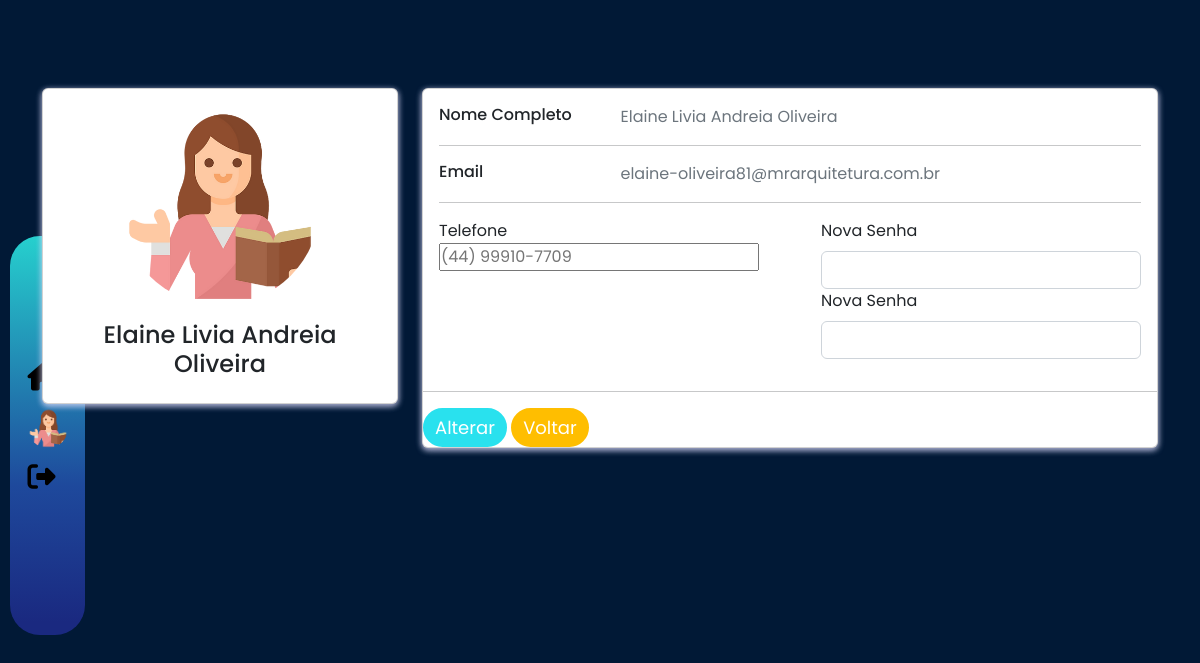
The page /profile.php?idaluno=4 (signed in) on the database its author committed.
### tables this page shows
CREATE TABLE `aluno` (
  `idaluno` int(11) NOT NULL,
  `nome` varchar(45) DEFAULT NULL,
  `cpf` varchar(14) NOT NULL,
  `email` varchar(100) DEFAULT NULL,
  `data_nasc` varchar(30) DEFAULT NULL,
  `senha` varchar(16) DEFAULT NULL,
  `sexo` varchar(45) DEFAULT NULL,
  `imagem` varchar(45) DEFAULT NULL,
  `telefone` varchar(15) DEFAULT NULL,
  `digital_check` varchar(45) DEFAULT NULL
);

### profile.php (the view, shortened to what this page needs)
<?php
$conexao = mysqli_connect('127.0.0.1', 'root', '', 'hereiam');
$sql2 = "select * from aluno where idaluno = " . $_GET['idaluno'];
$resultado = mysqli_query($conexao, $sql2);
$linha2 = mysqli_fetch_array($resultado);
?>
<!DOCTYPE html>
<html lang="pt-br">
<html>
<head>
    <link rel="stylesheet" type="text/css" href="profile.css">
    <link rel="stylesheet" href="profile.css">
    <link rel="stylesheet" href="style-sideBar.css">
    <link href="https://cdn.jsdelivr.net/npm/bootstrap@5.2.3/dist/css/bootstrap.min.css" rel="stylesheet"
>
</head>
<body style="background-color: #011936;">
    <div class="navigation">
        <ul class="list">
            <li class="list-item"><a href="salaDeAulaAluno.php">
                    <span class="icon" style="color:black ;">
                    <abbr title="Voltar A Home"><i class="fa-solid fa-house"></i></abbr>
                    </span>
                </a>
            </li>
            <li class="list-item"><a href="#">
                    <?php
                    if (isset($_SESSION['aluno_imagem'])) {
                    ?>
                    <a href="profile.php?idaluno=<?= $_SESSION['aluno_id'] ?>"> <img
                            src="uploads/<?php echo $_SESSION['aluno_imagem'] ?>" width="40" height="40"
                            style="border-radius: 50%;"> </a>
                    <?php } else { ?>
                    <span class="icon"><i class="fa-regular fa-user"></i></span>
                    <?php } ?>
                </a>
            </li>
            <li class="list-item"><a href="sair.php">
                    <span class="icon" style="color:black ;">
                    <abbr title="Fechar Sistema"><i class="fa-solid fa-right-from-bracket"></i></abbr>
                    </span>
                </a>
            </li>
        </ul>
    </div>
    <form method="post">
        <div class="container">
            <div class="main-body">
            </div>
            <div class="row gutters-sm">
                <div class="col-md-4 mb-3">
                    <div class="card">
                        <div class="card-body">
                            <div class="d-flex flex-column align-items-center text-center">
                                <li class="list-item" style="list-style: none;"><a href="#">
                                        <?php
                                            if (isset($_SESSION['aluno_imagem'])) {
                                            ?> <img src="uploads/<?php echo $_SESSION['aluno_imagem'] ?>" width="200"
                                            height="200" style="border-radius: 55%;">
                                    </a>
                                    <?php } else { ?>
                                    <span class="icon"><i class="fa-regular fa-user"></i></span>
                                    <?php } ?>
                                </li>
                                <div class="mt-3">
                                    <h4>
                                        <?php echo $linha2['nome']; ?>
                                    </h4>
                                </div>
                            </div>
                        </div>
                    </div>
                </div>
                <div class="col-md-8">
                    <div class="card mb-3">
                        <div class="card-body">
                            <div class="row">
                                <div class="col-sm-3">
                                    <h6 class="mb-0">Nome Completo</h6>
                                </div>
                                <div class="col-sm-9 text-secondary">
                                    <?php echo $linha2['nome']; ?>
                                </div>
                            </div>
                            <hr>
                            <div class="row">
                                <div class="col-sm-3">
                                    <h6 class="mb-0">Email</h6>
                                </div>
                                <div class="col-sm-9 text-secondary">
                                    <?php echo $linha2['email']; ?>
                                </div>
                            </div>
                            <hr>
                            <div class="flex">
                                <div class="brenin">
                                    <label for="telefone">Telefone</label>
                                    <input name="telefone" type="text" class="input" id="telefone"
                                        onkeypress="mask(this, mphone)" placeholder="<?php echo $linha2['telefone'] ?>"
                                        required>
                                </div>
                                <div class="brenin">
                                    <label for="senha" class="form-label"> Nova Senha</label>
                                    <input type="password" class="form-control" id="senha" name="senha" minlength="8"
                                        required>
                                    <label for="senha2" class="form-label"> Nova Senha</label>
                                    <input type="password" class="form-control" id="senha2" name="senha2" minlength="8"
                                        required>
                                </div>
                            </div>
                        </div>
                        <hr>
                        <div class="row">
                            <div class="col-sm-12">
                                <input type="submit" class="button" value="Alterar" name="Alterar">
                                <a href="salaDeAulaAluno.php"><input type="button" class="button1" value="Voltar"
                                        name="voltar"> </a>
                            </div>
                        </div>
                    </div>
                </div>
            </div>
        </div>
    </form>
</body>
</html>

### profile.css (style rules this page uses)
body { background-color: #011936 }
.main-body { display: flex ; align-content: center; min-height: 11vh; }
.card { position: relative; display: flex; flex-direction: column; min-width: 0; word-wrap: break-word; background-color: #fff; background-clip: border-box; border: 0 solid transparent; border-radius: .25rem; margin-bottom: 1.5rem; box-shadow: 0 2px 6px 0 rgb(218 218 253 / 65%), 0 2px 6px 0 rgb(206 206 238 / 54%); }
.button { background-color: #29e1ee; border: 2px solid #29e1ee; border-radius: 22px; color: white; padding: 4px 10px; text-align: center; text-decoration: none; display: inline-block; font-size: 18px; }
.button1 { background-color: #ffbe00; border: 2px solid #ffbe00; border-radius: 22px; color: white; padding: 4px 10px; text-align: center; text-decoration: none; display: inline-block; font-size: 18px; }
.flex { display: flex; justify-content: center; margin-top: 1em; }
label { margin-right: 1em; }

### style-sideBar.css (style rules this page uses)
* { margin: 0; padding: 0; box-sizing: border-box; font-family: 'Poppins', sans-serif; }
.navigation { position: fixed; inset: 180px 0 180px 10px; width: 75px; background-image: linear-gradient(to top, #1A2980 3.32%, #1E499C 37.56%, #26D0CE 100%); display: flex; justify-content: center; align-items: center; border-radius: 30px; }
.navigation ul { display: flex; flex-direction: column; list-style: none; padding: 0%; }
.navigation ul li a .icon { position: relative; line-height: 60px; color: #222; font-size: 1.75em; }
@media screen and (min-width: 1023px) and (max-width:1366px) { .navigation { inset: 236px 0 165px 10px; } }

### rows shown on the page
aluno: nome "Elaine Livia Andreia Oliveira", email "elaine-oliveira81@mrarquitetura.com.br", telefone "(44) 99910-7709"
